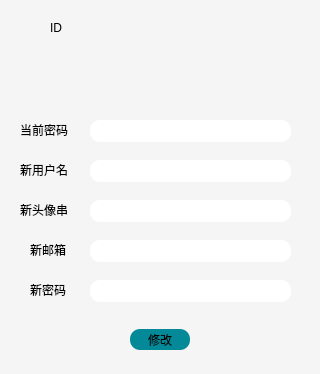
<?xml version="1.0" encoding="UTF-8"?>
<ui version="4.0">
 <class>Settings</class>
 <widget class="QDialog" name="Settings">
  <property name="geometry">
   <rect>
    <x>0</x>
    <y>0</y>
    <width>320</width>
    <height>374</height>
   </rect>
  </property>
  <property name="windowTitle">
   <string>Dialog</string>
  </property>
  <property name="styleSheet">
   <string notr="true">background-color: rgb(246, 245, 245);</string>
  </property>
  <widget class="QLabel" name="idLabel">
   <property name="geometry">
    <rect>
     <x>50</x>
     <y>20</y>
     <width>91</width>
     <height>16</height>
    </rect>
   </property>
   <property name="text">
    <string>ID</string>
   </property>
  </widget>
  <widget class="QLabel" name="label_2">
   <property name="geometry">
    <rect>
     <x>20</x>
     <y>160</y>
     <width>61</width>
     <height>20</height>
    </rect>
   </property>
   <property name="text">
    <string>新用户名</string>
   </property>
  </widget>
  <widget class="QLabel" name="label_3">
   <property name="geometry">
    <rect>
     <x>30</x>
     <y>280</y>
     <width>61</width>
     <height>20</height>
    </rect>
   </property>
   <property name="text">
    <string>新密码</string>
   </property>
  </widget>
  <widget class="QLabel" name="label_4">
   <property name="geometry">
    <rect>
     <x>20</x>
     <y>120</y>
     <width>61</width>
     <height>20</height>
    </rect>
   </property>
   <property name="text">
    <string>当前密码</string>
   </property>
  </widget>
  <widget class="QLineEdit" name="currentPwd">
   <property name="geometry">
    <rect>
     <x>90</x>
     <y>120</y>
     <width>201</width>
     <height>22</height>
    </rect>
   </property>
   <property name="styleSheet">
    <string notr="true">border-radius:10px;
background-color: rgb(255, 255, 255);</string>
   </property>
   <property name="echoMode">
    <enum>QLineEdit::Password</enum>
   </property>
  </widget>
  <widget class="QLineEdit" name="newName">
   <property name="geometry">
    <rect>
     <x>90</x>
     <y>160</y>
     <width>201</width>
     <height>22</height>
    </rect>
   </property>
   <property name="styleSheet">
    <string notr="true">border-radius:10px;
background-color: rgb(255, 255, 255);</string>
   </property>
  </widget>
  <widget class="QLineEdit" name="newPwd">
   <property name="geometry">
    <rect>
     <x>90</x>
     <y>280</y>
     <width>201</width>
     <height>22</height>
    </rect>
   </property>
   <property name="styleSheet">
    <string notr="true">border-radius:10px;
background-color: rgb(255, 255, 255);</string>
   </property>
   <property name="echoMode">
    <enum>QLineEdit::Password</enum>
   </property>
  </widget>
  <widget class="QLabel" name="label_5">
   <property name="geometry">
    <rect>
     <x>20</x>
     <y>200</y>
     <width>61</width>
     <height>20</height>
    </rect>
   </property>
   <property name="text">
    <string>新头像串</string>
   </property>
  </widget>
  <widget class="QLineEdit" name="newAvatar">
   <property name="geometry">
    <rect>
     <x>90</x>
     <y>200</y>
     <width>201</width>
     <height>22</height>
    </rect>
   </property>
   <property name="styleSheet">
    <string notr="true">border-radius:10px;
background-color: rgb(255, 255, 255);</string>
   </property>
   <property name="echoMode">
    <enum>QLineEdit::Normal</enum>
   </property>
  </widget>
  <widget class="QPushButton" name="pushButton">
   <property name="geometry">
    <rect>
     <x>130</x>
     <y>329</y>
     <width>60</width>
     <height>21</height>
    </rect>
   </property>
   <property name="styleSheet">
    <string notr="true">background-color: rgb(4, 137, 152);
border-radius:10px;</string>
   </property>
   <property name="text">
    <string>修改</string>
   </property>
  </widget>
  <widget class="QLineEdit" name="newEmail">
   <property name="geometry">
    <rect>
     <x>90</x>
     <y>240</y>
     <width>201</width>
     <height>22</height>
    </rect>
   </property>
   <property name="styleSheet">
    <string notr="true">border-radius:10px;
background-color: rgb(255, 255, 255);</string>
   </property>
  </widget>
  <widget class="QLabel" name="label_6">
   <property name="geometry">
    <rect>
     <x>30</x>
     <y>240</y>
     <width>51</width>
     <height>20</height>
    </rect>
   </property>
   <property name="text">
    <string>新邮箱</string>
   </property>
  </widget>
  <widget class="QWidget" name="widget" native="true">
   <property name="geometry">
    <rect>
     <x>50</x>
     <y>50</y>
     <width>200</width>
     <height>50</height>
    </rect>
   </property>
  </widget>
 </widget>
 <resources/>
 <connections/>
</ui>
